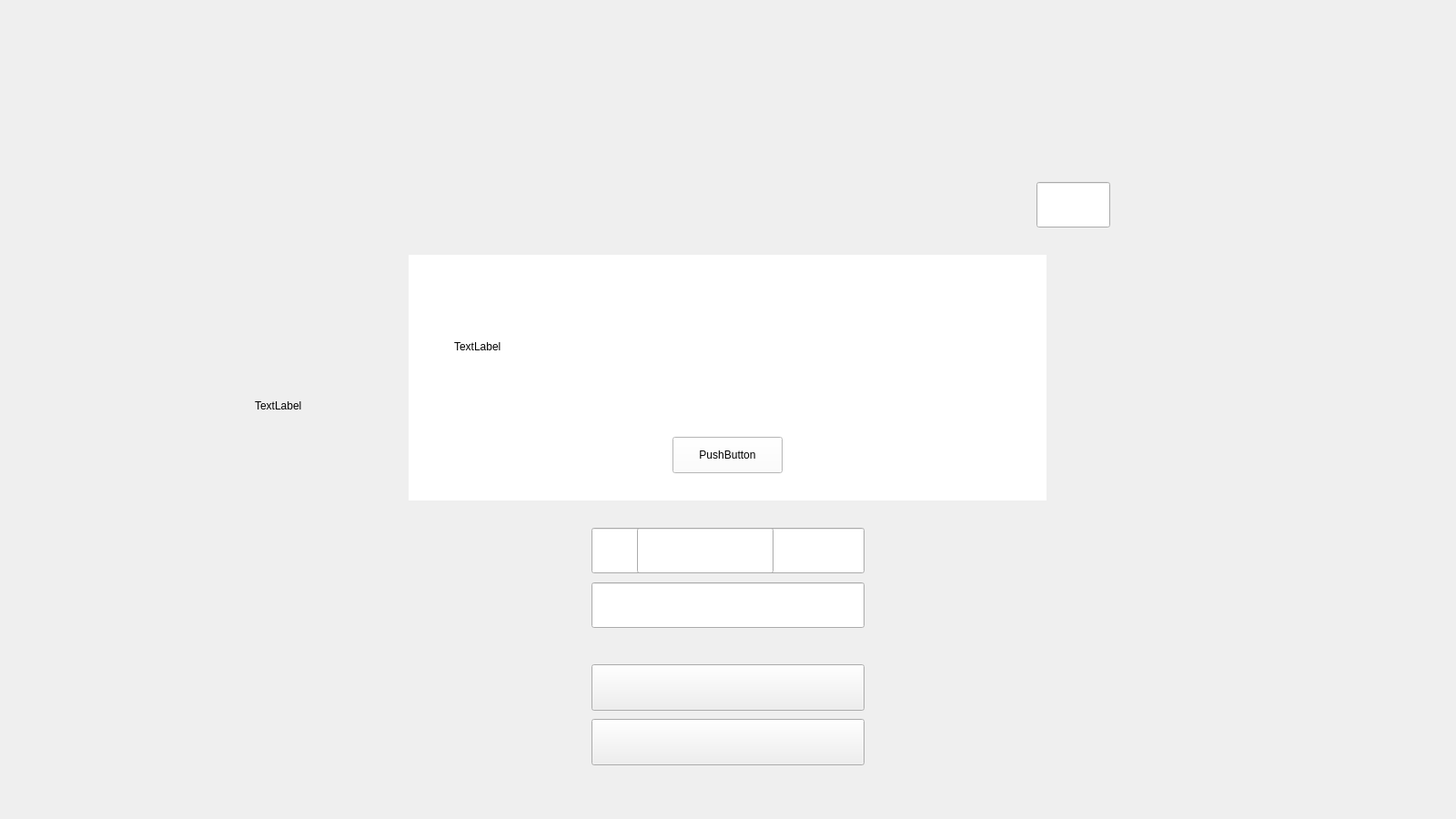
<?xml version="1.0" encoding="UTF-8"?>
<ui version="4.0">
 <class>MainWindow</class>
 <widget class="QMainWindow" name="MainWindow">
  <property name="geometry">
   <rect>
    <x>0</x>
    <y>0</y>
    <width>1600</width>
    <height>900</height>
   </rect>
  </property>
  <property name="windowTitle">
   <string>MainWindow</string>
  </property>
  <widget class="QWidget" name="centralwidget">
   <widget class="QStackedWidget" name="stackedWidget">
    <property name="geometry">
     <rect>
      <x>0</x>
      <y>0</y>
      <width>1600</width>
      <height>900</height>
     </rect>
    </property>
    <widget class="QWidget" name="loginPage">
     <widget class="QLineEdit" name="log_idInput">
      <property name="geometry">
       <rect>
        <x>650</x>
        <y>580</y>
        <width>300</width>
        <height>50</height>
       </rect>
      </property>
     </widget>
     <widget class="QLineEdit" name="log_passInput">
      <property name="geometry">
       <rect>
        <x>650</x>
        <y>640</y>
        <width>300</width>
        <height>50</height>
       </rect>
      </property>
     </widget>
     <widget class="QPushButton" name="logInButton">
      <property name="geometry">
       <rect>
        <x>650</x>
        <y>730</y>
        <width>300</width>
        <height>51</height>
       </rect>
      </property>
      <property name="text">
       <string/>
      </property>
     </widget>
     <widget class="QPushButton" name="registButton">
      <property name="geometry">
       <rect>
        <x>650</x>
        <y>790</y>
        <width>300</width>
        <height>51</height>
       </rect>
      </property>
      <property name="text">
       <string/>
      </property>
     </widget>
     <widget class="QLabel" name="label">
      <property name="geometry">
       <rect>
        <x>280</x>
        <y>290</y>
        <width>1041</width>
        <height>311</height>
       </rect>
      </property>
      <property name="text">
       <string>TextLabel</string>
      </property>
     </widget>
     <widget class="QWidget" name="widget" native="true">
      <property name="geometry">
       <rect>
        <x>330</x>
        <y>190</y>
        <width>900</width>
        <height>500</height>
       </rect>
      </property>
      <widget class="QLineEdit" name="log_passInput_2">
       <property name="geometry">
        <rect>
         <x>300</x>
         <y>120</y>
         <width>300</width>
         <height>50</height>
        </rect>
       </property>
      </widget>
      <widget class="QLineEdit" name="log_passInput_3">
       <property name="geometry">
        <rect>
         <x>300</x>
         <y>190</y>
         <width>300</width>
         <height>50</height>
        </rect>
       </property>
      </widget>
      <widget class="QLineEdit" name="log_passInput_4">
       <property name="geometry">
        <rect>
         <x>300</x>
         <y>260</y>
         <width>300</width>
         <height>50</height>
        </rect>
       </property>
      </widget>
      <widget class="QLineEdit" name="log_passInput_5">
       <property name="geometry">
        <rect>
         <x>370</x>
         <y>390</y>
         <width>150</width>
         <height>50</height>
        </rect>
       </property>
      </widget>
      <widget class="QLineEdit" name="log_passInput_7">
       <property name="geometry">
        <rect>
         <x>809</x>
         <y>10</y>
         <width>81</width>
         <height>50</height>
        </rect>
       </property>
      </widget>
      <widget class="QWidget" name="widget_2" native="true">
       <property name="geometry">
        <rect>
         <x>119</x>
         <y>90</y>
         <width>701</width>
         <height>270</height>
        </rect>
       </property>
       <property name="styleSheet">
        <string notr="true">background-color:white;</string>
       </property>
       <widget class="QLabel" name="label_2">
        <property name="geometry">
         <rect>
          <x>50</x>
          <y>70</y>
          <width>601</width>
          <height>61</height>
         </rect>
        </property>
        <property name="text">
         <string>TextLabel</string>
        </property>
       </widget>
       <widget class="QPushButton" name="pushButton">
        <property name="geometry">
         <rect>
          <x>290</x>
          <y>200</y>
          <width>121</width>
          <height>40</height>
         </rect>
        </property>
        <property name="text">
         <string>PushButton</string>
        </property>
       </widget>
      </widget>
     </widget>
     <widget class="QWidget" name="widget_3" native="true">
      <property name="geometry">
       <rect>
        <x>450</x>
        <y>280</y>
        <width>700</width>
        <height>270</height>
       </rect>
      </property>
      <property name="styleSheet">
       <string notr="true">background-color:white;</string>
      </property>
      <widget class="QLabel" name="label_3">
       <property name="geometry">
        <rect>
         <x>50</x>
         <y>70</y>
         <width>601</width>
         <height>61</height>
        </rect>
       </property>
       <property name="text">
        <string>TextLabel</string>
       </property>
      </widget>
      <widget class="QPushButton" name="pushButton_2">
       <property name="geometry">
        <rect>
         <x>290</x>
         <y>210</y>
         <width>121</width>
         <height>40</height>
        </rect>
       </property>
       <property name="text">
        <string>PushButton</string>
       </property>
      </widget>
     </widget>
     <zorder>widget_3</zorder>
     <zorder>log_idInput</zorder>
     <zorder>log_passInput</zorder>
     <zorder>logInButton</zorder>
     <zorder>registButton</zorder>
     <zorder>label</zorder>
     <zorder>widget</zorder>
    </widget>
    <widget class="QWidget" name="playlistPage">
     <widget class="QPushButton" name="pushButton_3">
      <property name="geometry">
       <rect>
        <x>680</x>
        <y>760</y>
        <width>240</width>
        <height>40</height>
       </rect>
      </property>
      <property name="text">
       <string>PushButton</string>
      </property>
     </widget>
     <widget class="QListView" name="listView">
      <property name="geometry">
       <rect>
        <x>435</x>
        <y>150</y>
        <width>730</width>
        <height>561</height>
       </rect>
      </property>
     </widget>
     <widget class="QPushButton" name="pushButton_5">
      <property name="geometry">
       <rect>
        <x>1430</x>
        <y>30</y>
        <width>121</width>
        <height>41</height>
       </rect>
      </property>
      <property name="text">
       <string>PushButton</string>
      </property>
     </widget>
     <widget class="QLabel" name="label_4">
      <property name="geometry">
       <rect>
        <x>45</x>
        <y>21</y>
        <width>301</width>
        <height>101</height>
       </rect>
      </property>
      <property name="text">
       <string>TextLabel</string>
      </property>
     </widget>
     <widget class="QWidget" name="widget_4" native="true">
      <property name="geometry">
       <rect>
        <x>410</x>
        <y>320</y>
        <width>781</width>
        <height>191</height>
       </rect>
      </property>
      <widget class="QLineEdit" name="lineEdit">
       <property name="geometry">
        <rect>
         <x>80</x>
         <y>80</y>
         <width>451</width>
         <height>41</height>
        </rect>
       </property>
      </widget>
      <widget class="QPushButton" name="pushButton_6">
       <property name="geometry">
        <rect>
         <x>590</x>
         <y>80</y>
         <width>171</width>
         <height>41</height>
        </rect>
       </property>
       <property name="text">
        <string>PushButton</string>
       </property>
      </widget>
      <widget class="QPushButton" name="pushButton_7">
       <property name="geometry">
        <rect>
         <x>684</x>
         <y>10</y>
         <width>91</width>
         <height>31</height>
        </rect>
       </property>
       <property name="text">
        <string>PushButton</string>
       </property>
      </widget>
     </widget>
     <widget class="QWidget" name="widget_5" native="true">
      <property name="geometry">
       <rect>
        <x>450</x>
        <y>290</y>
        <width>701</width>
        <height>270</height>
       </rect>
      </property>
     </widget>
     <widget class="QFrame" name="frame">
      <property name="geometry">
       <rect>
        <x>470</x>
        <y>160</y>
        <width>651</width>
        <height>80</height>
       </rect>
      </property>
      <property name="frameShape">
       <enum>QFrame::StyledPanel</enum>
      </property>
      <property name="frameShadow">
       <enum>QFrame::Raised</enum>
      </property>
     </widget>
     <widget class="QWidget" name="widget_6" native="true">
      <property name="geometry">
       <rect>
        <x>480</x>
        <y>170</y>
        <width>640</width>
        <height>80</height>
       </rect>
      </property>
      <widget class="QPushButton" name="pushButton_4">
       <property name="geometry">
        <rect>
         <x>0</x>
         <y>10</y>
         <width>571</width>
         <height>61</height>
        </rect>
       </property>
       <property name="text">
        <string>PushButton</string>
       </property>
      </widget>
      <widget class="QPushButton" name="pushButton_8">
       <property name="geometry">
        <rect>
         <x>570</x>
         <y>10</y>
         <width>71</width>
         <height>61</height>
        </rect>
       </property>
       <property name="text">
        <string>PushButton</string>
       </property>
      </widget>
     </widget>
     <zorder>frame</zorder>
     <zorder>pushButton_3</zorder>
     <zorder>listView</zorder>
     <zorder>pushButton_5</zorder>
     <zorder>label_4</zorder>
     <zorder>widget_4</zorder>
     <zorder>widget_5</zorder>
     <zorder>widget_6</zorder>
    </widget>
    <widget class="QWidget" name="playPage">
     <widget class="QWidget" name="widget_7" native="true">
      <property name="geometry">
       <rect>
        <x>20</x>
        <y>30</y>
        <width>1280</width>
        <height>720</height>
       </rect>
      </property>
      <widget class="QPushButton" name="pushButton_10">
       <property name="geometry">
        <rect>
         <x>790</x>
         <y>120</y>
         <width>232</width>
         <height>131</height>
        </rect>
       </property>
       <property name="text">
        <string>PushButton</string>
       </property>
      </widget>
     </widget>
     <widget class="QPushButton" name="pushButton_9">
      <property name="geometry">
       <rect>
        <x>1442</x>
        <y>20</y>
        <width>131</width>
        <height>41</height>
       </rect>
      </property>
      <property name="text">
       <string>PushButton</string>
      </property>
     </widget>
     <widget class="QListView" name="listView_2">
      <property name="geometry">
       <rect>
        <x>1325</x>
        <y>100</y>
        <width>271</width>
        <height>771</height>
       </rect>
      </property>
     </widget>
     <widget class="QPushButton" name="pushButton_11">
      <property name="geometry">
       <rect>
        <x>1360</x>
        <y>120</y>
        <width>232</width>
        <height>132</height>
       </rect>
      </property>
      <property name="text">
       <string>PushButton</string>
      </property>
     </widget>
     <widget class="QPushButton" name="pushButton_12">
      <property name="geometry">
       <rect>
        <x>590</x>
        <y>770</y>
        <width>60</width>
        <height>60</height>
       </rect>
      </property>
      <property name="text">
       <string>PushButton</string>
      </property>
     </widget>
     <widget class="QPushButton" name="pushButton_13">
      <property name="geometry">
       <rect>
        <x>670</x>
        <y>770</y>
        <width>60</width>
        <height>60</height>
       </rect>
      </property>
      <property name="text">
       <string>PushButton</string>
      </property>
     </widget>
     <widget class="QPushButton" name="pushButton_14">
      <property name="geometry">
       <rect>
        <x>1240</x>
        <y>770</y>
        <width>60</width>
        <height>60</height>
       </rect>
      </property>
      <property name="text">
       <string>PushButton</string>
      </property>
     </widget>
     <widget class="QPushButton" name="pushButton_15">
      <property name="geometry">
       <rect>
        <x>1170</x>
        <y>770</y>
        <width>60</width>
        <height>60</height>
       </rect>
      </property>
      <property name="text">
       <string>PushButton</string>
      </property>
     </widget>
     <widget class="QSlider" name="verticalSlider">
      <property name="geometry">
       <rect>
        <x>1190</x>
        <y>600</y>
        <width>22</width>
        <height>160</height>
       </rect>
      </property>
      <property name="orientation">
       <enum>Qt::Vertical</enum>
      </property>
     </widget>
    </widget>
   </widget>
  </widget>
 </widget>
 <resources/>
 <connections/>
</ui>
